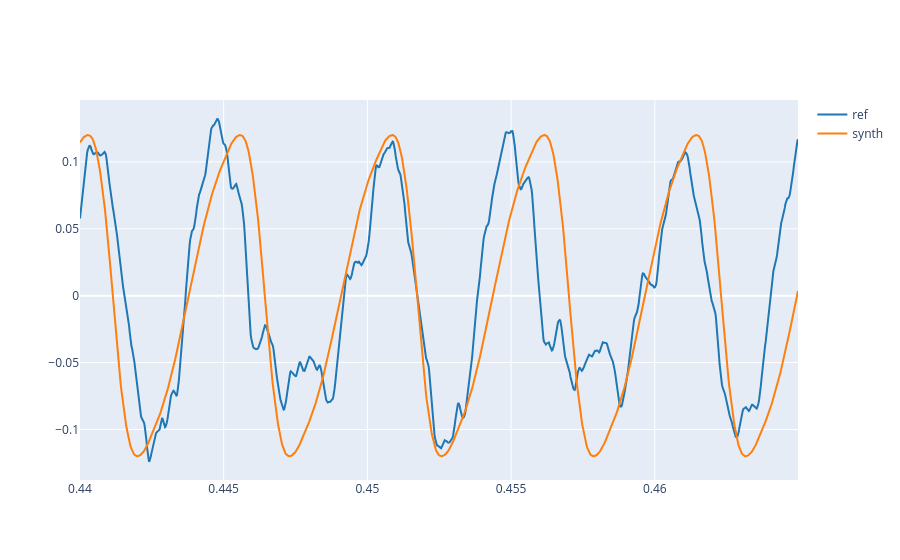

Here is the notebook cell this chart was saved with:
### Markdown cell above
2.1. Use the `synthetize` function to generate a synthesis with the weights ($A_k$) found in 1.3 and the fundamental frequency and phases found in previous labs. Plot both the reference and the synthetize signal. Listen to the synthetize signal.

### Code cell
#Write the code here
from IPython.display import Audio
A = 0.12
f0 = 189.0
phi = -np.pi/4 + 0.0005
Ak = np.array(weights, dtype=float)
t = np.arange(len(ref)) / fs

y = synthesize(f0, phi, Ak, t)
y = A * y / np.max(np.abs(y))




plot_signals([ref, y], fs, name=['ref', 'synth'], t_start=0.440, t_end=0.465)
Audio(y, rate=fs)

### Figure 1 — Plotly figure (JSON) as saved in the notebook; plotly's stock layout.template omitted (floating-point values rounded to 4 significant figures; data arrays with more than 128 entries replaced by an {"elided": "..."} marker saying what was removed)
{"data": [{"line": {"color": "#1f77b4", "shape": "linear"}, "mode": "lines", "name": "ref", "type": "scatter", "x": {"elided": "1200 float values"}, "y": {"elided": "1200 float values"}}, {"line": {"color": "#ff7f0e", "shape": "linear"}, "mode": "lines", "name": "synth", "type": "scatter", "x": {"elided": "1200 float values"}, "y": {"elided": "1200 float values"}}], "layout": {}}
